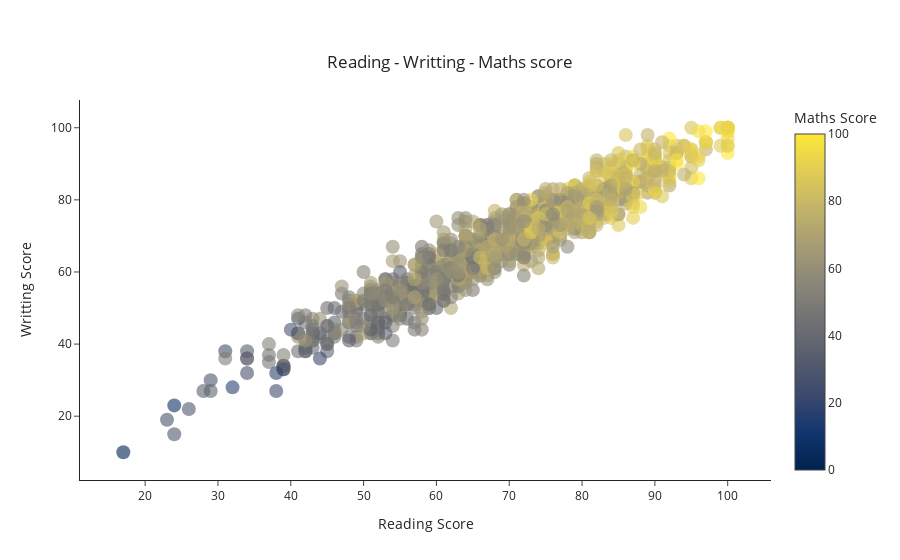

Notebook source saved alongside this figure:
### Code cell
data = [go.Scatter(x=df['reading_score'],
                   y=df['writing_score'],
                   mode='markers',
                   text=df['math_score'],
                   marker=dict(size=14,
                               color=df['math_score'],
                               showscale=True,
                               colorscale='Cividis',
                               colorbar=dict(title='Maths Score'),
                               opacity=0.6))]

layout = go.Layout(title=dict(text='Reading - Writting - Maths score', 
                              y = 0.9, 
                              x = 0.5, 
                              xanchor = 'center', 
                              yanchor = 'top'),
                   xaxis=dict(title="Reading Score"),
                   yaxis=dict(title='Writting Score'),
                   template='simple_white')

fig = go.Figure(data=data, layout=layout)
iplot(fig)

### Figure 1 — Plotly figure (JSON) as saved in the notebook; plotly's stock layout.template omitted (floating-point values rounded to 4 significant figures; data arrays with more than 128 entries replaced by an {"elided": "..."} marker saying what was removed)
{"data": [{"marker": {"color": {"elided": "1000 int values"}, "colorbar": {"title": {"text": "Maths Score"}}, "colorscale": [[0, "#00224e"], [0.1111, "#123570"], [0.2222, "#3b496c"], [0.3333, "#575d6d"], [0.4444, "#707173"], [0.5556, "#8a8678"], [0.6667, "#a59c74"], [0.7778, "#c3b369"], [0.8889, "#e1cc55"], [1, "#fee838"]], "opacity": 0.6, "showscale": true, "size": 14}, "mode": "markers", "text": {"elided": "1000 int values"}, "type": "scatter", "x": {"elided": "1000 int values"}, "y": {"elided": "1000 int values"}}], "layout": {"title": {"text": "Reading - Writting - Maths score", "x": 0.5, "xanchor": "center", "y": 0.9, "yanchor": "top"}, "xaxis": {"title": {"text": "Reading Score"}}, "yaxis": {"title": {"text": "Writting Score"}}}}
